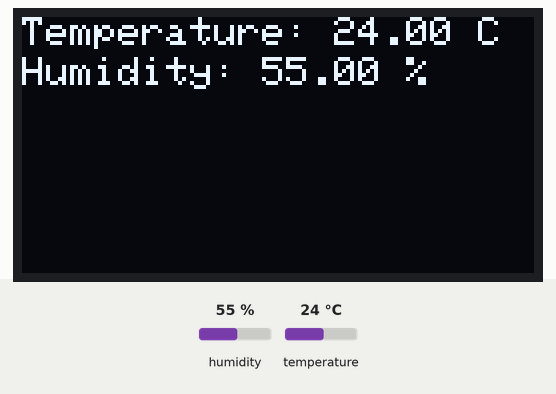
Simulated run of this sketch. Board: Arduino Uno, built with avr-gcc and run on an emulated ATmega328P. On the bench: 128×64 one-colour display. Inputs (shaded band) come from the test bench; at power-on: humidity 55 %, temperature 24 °C. What the sketch prints to the serial monitor is not drawn.

Above: at 2.8 s.
2.9 s: humidity set to 22 %
At 5.1 s:
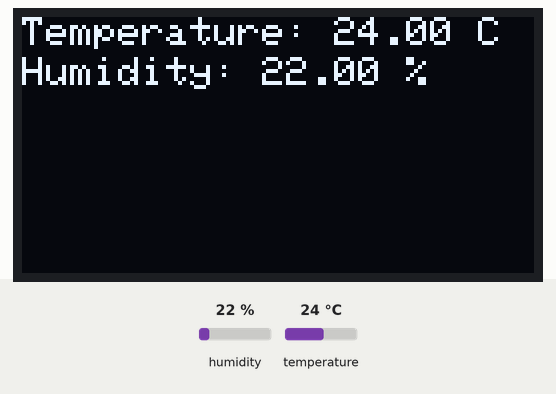
5.6 s: temperature set to 12 °C
At 6.8 s:
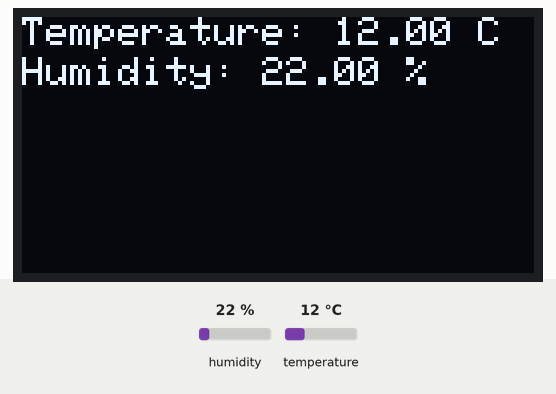
8.3 s: humidity set to 40 %
At 11.4 s:
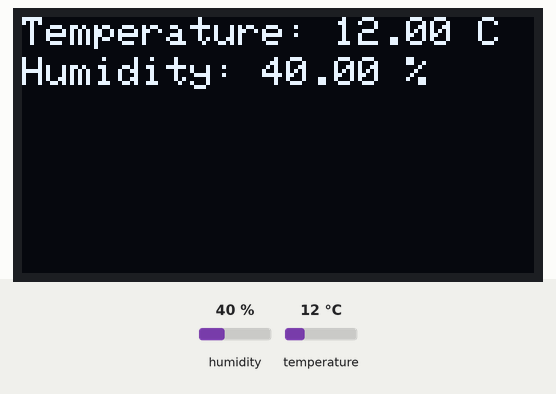
11.7 s: temperature set to 19 °C
Timing chart, 0 to 14.7 s (numbered marks = the images above; inputs shaded):
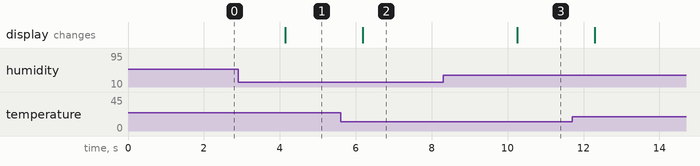

Measured:
- after the input at 2.9 s, the display: changes after 1.2 s (image 1)
- after the input at 5.6 s, the display: changes after 0.58 s (image 2)
- after the input at 8.3 s, the display: changes after 2.0 s (image 3)

The sketch:

sketch.ino
```cpp
// Temp and Humidity Monitor with OLED display

#include <dht.h>
#include <SPI.h>
#include <Wire.h>
#include <Adafruit_GFX.h>
#include <Adafruit_SSD1306.h>

#define dataPin 2
#define SCREEN_WIDTH 128
#define SCREEN_HEIGHT 64
#define OLED_RESET -1
#define SCREEN_ADDRESS 0x3C
dht DHT;
Adafruit_SSD1306 display(SCREEN_WIDTH, SCREEN_HEIGHT, &Wire, OLED_RESET);

void setup() {
  Serial.begin(115200);

  // Initialize OLED display
  if (!display.begin(SSD1306_SWITCHCAPVCC, SCREEN_ADDRESS)) {
    Serial.println(F("SSD1306 allocation failed"));
    for (;;); // Stop program if display initialization fails
  }
  display.clearDisplay();
  display.setTextSize(1); // Set text size
  display.setTextColor(SSD1306_WHITE); // Set text color
}

void loop() {
  // Read data from DHT sensor
  DHT.read22(dataPin);
  float t = DHT.temperature;
  float h = DHT.humidity;

  // Clear the display
  display.clearDisplay();

  // Display temperature
  display.setCursor(0, 0); // Set cursor to top-left
  display.print("Temperature: ");
  display.print(t);
  display.println(" C");

  // Display humidity
  display.setCursor(0, 10); // Move cursor to next line
  display.print("Humidity: ");
  display.print(h);
  display.println(" %");

  display.display(); // Updates display

  Serial.print("Temperature: ");
  Serial.print(t);
  Serial.println(" C");

  Serial.print("Humidity: ");
  Serial.print(h);
  Serial.println(" %");

  delay(2000);
}
```
